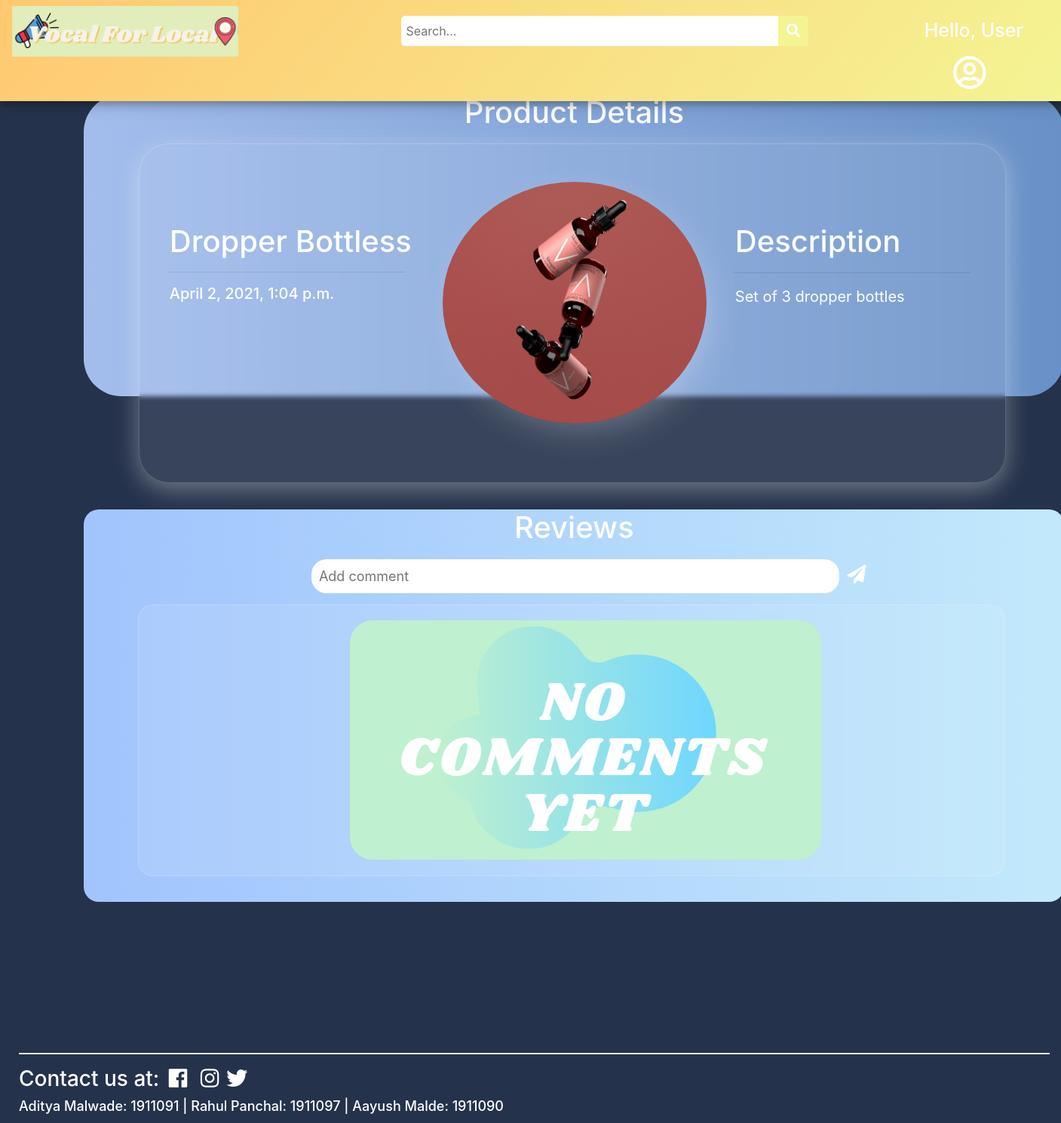
Page /RaRo/products/Dropper Bottless on the earlier database version.
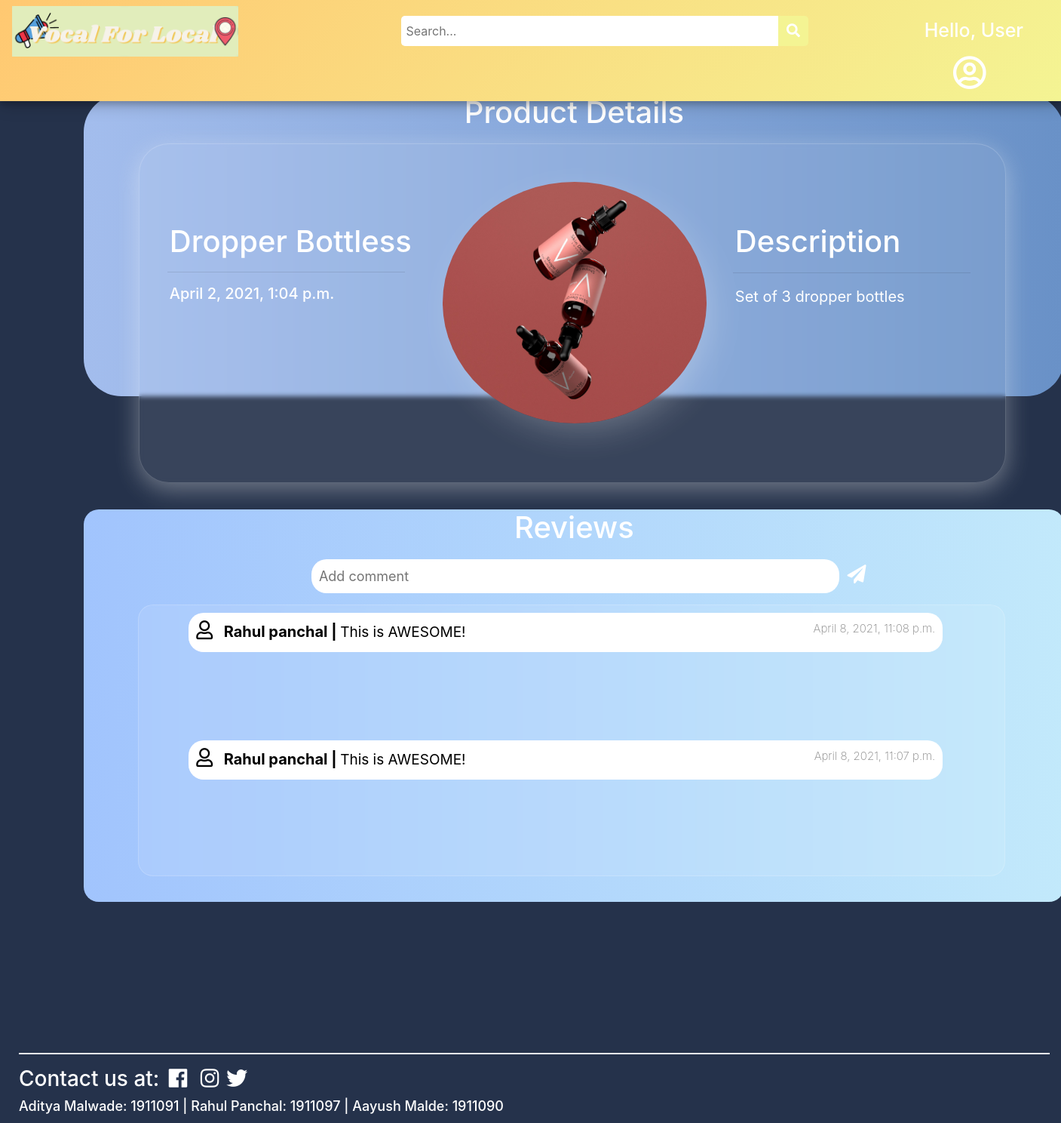
Same page on the later database version.
### main/models.py (models this page shows, shortened)
class Comment(models.Model):
    c_id = models.IntegerField(primary_key = True, null = False)
    text = models.CharField(max_length=200, null=True)
    p_id = models.ForeignKey(Post, null =True, on_delete = models.CASCADE)
    c_by = models.ForeignKey(Customer, null=True, on_delete = models.SET_NULL)
    timestamp = models.DateTimeField(auto_now_add=True, null=True)

class Customer(models.Model):
    id = models.IntegerField(primary_key=True, null=False)
    name = models.CharField(max_length=100, null=True)
    phone = models.CharField(max_length=10, null=True)
    email = models.CharField(max_length=50, null=True)
    state = models.CharField(max_length=20, null=True)
    postal_code = models.IntegerField(null=True)
    city = models.CharField(max_length=20, null=True)
    address = models.CharField(max_length=100, null=True)
    business_name = models.CharField(max_length=50,null=True)
    date_created = models.DateTimeField(auto_now_add=True, null=True)
    def __str__(self):
	    return self.name

### main/views.py (the view, shortened to what this page needs)
# urls.py: path('<str:business>/products/<str:name>',views.viewPost,name="viewPost"),
def viewPost(request,business,name):
	try:
		p = Post.objects.filter(business_name=business,name=name)[0]
	except Post.DoesNotExist:
		raise Http404("No such Product is available with {}".format(business))
	comments = Comment.objects.filter(p_id = p).order_by('-c_id')
	context = {"p":p,"comments":comments}
	return render(request,'main/viewPost.html',context)

### main/models.py (called while the page is built)
    @property
    def imageURL(self):
        try:
            url = self.photo.url
        except :
            url = ''
        return url

### main/templates/main/viewPost.html (shortened to what this page needs)
{% load static %}
<!DOCTYPE html>
<html lang="en">
<head>
  <link rel="stylesheet" href="https://use.fontawesome.com/releases/v5.6.1/css/all.css"
 />
  <link rel="stylesheet" href="https://cdn.jsdelivr.net/npm/bootstrap@4.6.0/dist/css/bootstrap.min.css"
>
    <link rel="stylesheet" href="{%static '/css/viewPost.css' %}">
</head>
<body style="background-color: rgb(37, 50, 75);">
  <div class="topnav">
    <a class="active" href="{% url 'home' %}">
      <img id="logo" src="{% static 'images/logo_final.png' %}" alt="VocalForLocal" />
    </a>
    <div class="search">
      <input type="text" placeholder=" Search..." name="key" id="search-placeholder" />
      <button id="srch" type="submit" onclick="validatePlaceHolder(this)">
        <i class="fa fa-search" style="font-size: 18px"> </i>
      </button>
    </div>
    <span class="hello-msg">
      Hello, {% if user.is_authenticated %} {{request.user}} {% else %} User
      {% endif %}
    </span>
    <a class="nav-link dropdown-toggle" href="#" id="navbarDropdown" role="button" data-bs-toggle="dropdown" aria-expanded="false"          style="margin-left: 160px;">
      <i class="far fa-user-circle" style="color:white; font-size: 45px;"></i>
    </a>
  </div>
  <div class="container-fluid">
    <div id="post-card">
      <h2 style="text-align: center;margin-top: 17px; font-size: 40px;">Product Details</h2>
    </div>
    <div id="image-card">
      <div id="pdt-icon">
        <img src="{{p.imageURL}}" alt="product img" id="pdt-img" style="width: 350px;height: 320px; background-position: center; background-size: cover; border-radius: 50%;">
      </div>
      <div id="pdt-info">
        <h1 id="pdt-name">
          {{p.name}}
        </h1>
        <hr style="width:90%; ">
        <h2 id="price">
          {{p.date_created}}
        </h2>
      </div>
      <div id="details">
        <h1 id="description">
           Description
        </h1>
        <hr style="text-align: center;margin-top: 17px;width: 90%;">
        <div id="description-text">
          <p style="width: 320px; overflow-wrap: break-word; font-size: 20px;">{{p.description}}</p>
        </div>
      </div>
    </div>
    <div id="comments">
      <h2 style="text-align: center;margin-top: 17px; font-size: 40px;">Reviews</h2>
      <div id="comment-container">
        {% if comments %}
        {% for c in comments %}
        <div class="comment-card">
          <span><i class="far fa-user" style="font-size: 25px; color: black; margin-right: 10px;"></i></span>
          <span style="font-size: 20px;font-weight: bold;">{{c.c_by}} |</span>
          <span style="font-size: 19px;font-weight: 400;"> {{c.text}}<span style="float: right;font-size: 15px; font-weight: 200; color: grey">{{c.timestamp}}</span></span>
        </div>
        {% endfor%}
        {% else %}
       <div style="margin-left: 270px; margin-top: 10px;">
        <img src="{% static 'images/default_msg.PNG' %}" alt="NO COMMENTS" style="border-radius: 30px;">
       </div>
        {% endif %}
      </div>
      <div id="comment-box">
        <form method="POST" action = "{% url 'viewPost' business=p.business_name name=p.name %}">
          <input type="text" placeholder="Add comment" id="review" name="c_text" required>
          <button id="comment-btn" type="submit" style="background: none;border: none;"><i class="fa fa-paper-plane" aria-hidden="true" style="font-size: 25px;color: white;"></i></button>
        </form>
      </div>
    </div>
    <div class="footer" style="padding-left: 10px;">
      <hr style="width:100%; height: 0.5px; background-color: white;"/>
      <h3 style="color: white;">Contact us at: <span style="margin:0px 5px;"><i class="fab fa-facebook"></i></span>
        <span style="margin:0px 5px;"><i class="fab fa-instagram"></i></span><span style="margin:0px 5px;"><i class="fab fa-twitter"></i></span>
        <div><span style="font-size: 18px;">Aditya Malwade: 1911091 | Rahul Panchal: 1911097 | Aayush Malde: 1911090</span></div>
    </div>
  </div>
</body>
</html>

Differences in the rows shown:
added Comment: c_by "Rahul panchal", text "This is AWESOME!", timestamp "April 8, 2021, 11:08 p.m."
added Comment: c_by "Rahul panchal", text "This is AWESOME!", timestamp "April 8, 2021, 11:07 p.m."
